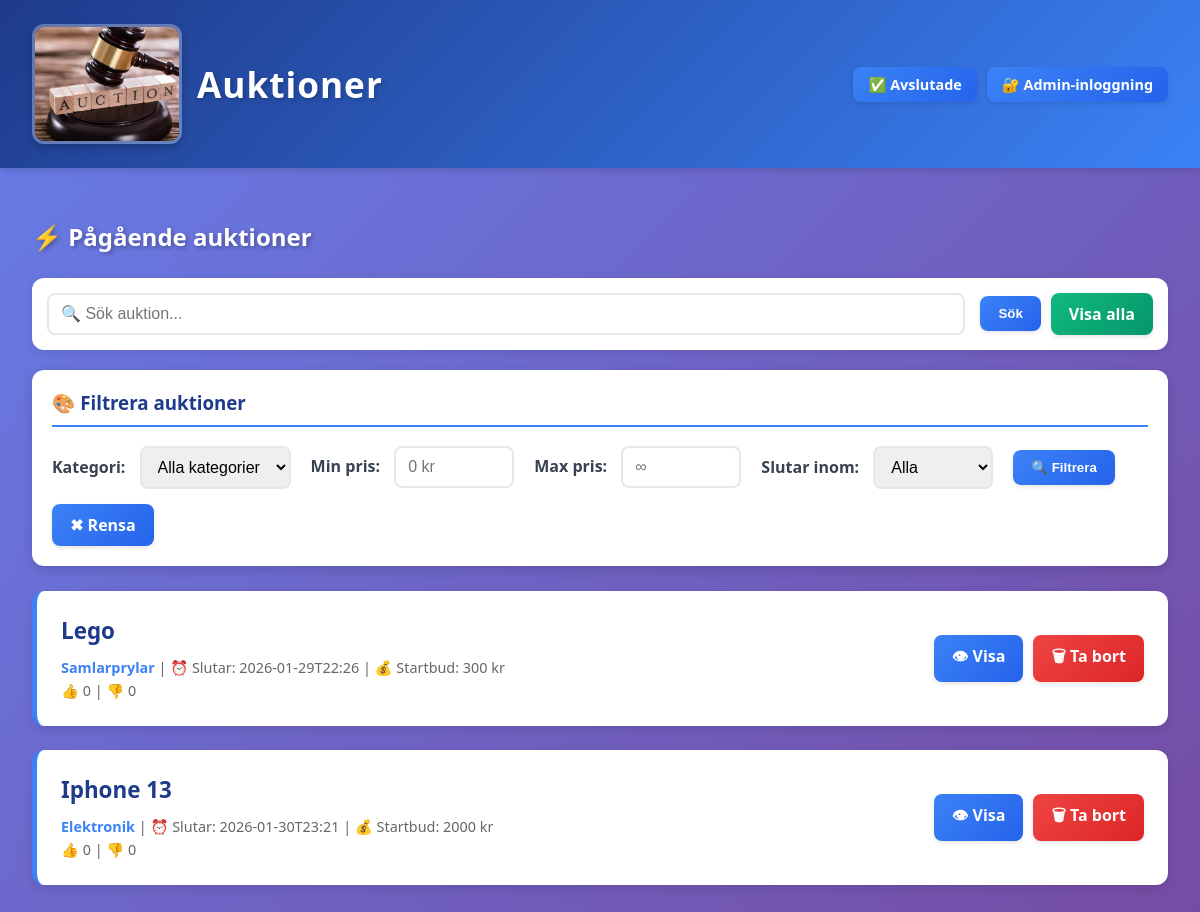
The page / on the database its author committed.
### tables this page shows
CREATE TABLE auctions (
    id INTEGER PRIMARY KEY AUTOINCREMENT,
    title TEXT NOT NULL,
    description TEXT NOT NULL,
    starting_bid REAL NOT NULL,
    end_datetime TEXT NOT NULL,
    category TEXT DEFAULT 'Övrigt',
    likes INTEGER DEFAULT 0,
    dislikes INTEGER DEFAULT 0
);

### myblueprints/auctions/auctions_routes.py (the view, shortened to what this page needs)
@auctions_bp.route("/")
def index():
    keyword = request.args.get("q")
    show_all = request.args.get("show_all")
    category = request.args.get("category")
    min_price = request.args.get("min_price")
    max_price = request.args.get("max_price")
    end_time = request.args.get("end_time")
    if keyword:
        auctions = AuctionRepository.search(keyword)
    elif show_all:
        auctions = AuctionRepository.get_all()
    else:
        auctions = AuctionRepository.get_active()
    categories = AuctionRepository.get_all_categories()
    return render_template(
        "auction_list.html",
        auctions=auctions,
        keyword=keyword,
        show_all=show_all,
        categories=categories,
        selected_category=category,
        min_price=min_price,
        max_price=max_price,
        end_time=end_time
    )

### database.py (called while the page is built)
def get_db():
    if "db" not in g:
        g.db = sqlite3.connect(DATABASE)
        g.db.row_factory = sqlite3.Row
    return g.db

### dbrepositories/auction_repository.py (called while the page is built)
    @staticmethod
    def get_active():
        return get_db().execute(
            """
            SELECT * FROM auctions
            WHERE datetime(end_datetime) > datetime('now')
            ORDER BY end_datetime ASC
            """
        ).fetchall()

    @staticmethod
    def get_all_categories():
        result = get_db().execute(
            "SELECT DISTINCT category FROM auctions WHERE category IS NOT NULL ORDER BY category"
        ).fetchall()
        return [row['category'] for row in result]

### templates/auction_list.html (shortened to what this page needs)
{% extends "base.html" %}
{% block content %}
<h2 style="color: white; text-shadow: 2px 2px 4px rgba(0,0,0,0.3); margin-bottom: 25px;">
    {% if show_all %}🎯 Alla auktioner{% else %}⚡ Pågående auktioner{% endif %}
</h2>
<form method="get" action="/">
    <div class="search-form">
        <input name="q" type="text" placeholder="🔍 Sök auktion..." value="{{ keyword or '' }}">
        <button type="submit">Sök</button>
        {% if show_all %}
            <input type="hidden" name="show_all" value="1">
            <a class="btn" href="/">Visa endast pågående</a>
        {% else %}
            <a class="btn btn-success" href="/?show_all=1">Visa alla</a>
        {% endif %}
    </div>
</form>
<div class="filter-box">
    <h3>🎨 Filtrera auktioner</h3>
    <form method="get" action="/" style="display: flex; flex-wrap: wrap; gap: 15px; align-items: center;">
        <div>
            <label for="category">Kategori:</label>
            <select name="category" id="category">
                <option value="">Alla kategorier</option>
            </select>
        </div>
        <div>
            <label for="min_price">Min pris:</label>
            <input type="number" name="min_price" id="min_price" placeholder="0 kr" value="{{ min_price or '' }}" style="width: 120px;">
        </div>
        <div>
            <label for="max_price">Max pris:</label>
            <input type="number" name="max_price" id="max_price" placeholder="∞" value="{{ max_price or '' }}" style="width: 120px;">
        </div>
        <div>
            <label for="end_time">Slutar inom:</label>
            <select name="end_time" id="end_time">
                <option value="">Alla</option>
            </select>
        </div>
        <button type="submit">🔍 Filtrera</button>
        <a href="/" class="btn">✖ Rensa</a>
    </form>
</div>
{% for auction in auctions %}
<div class="auction-card">
    <div>
        <h3>{{ auction.title }}</h3>
        <div class="auction-meta">
            <strong>{{ auction.category or 'Övrigt' }}</strong> |
            ⏰ Slutar: {{ auction.end_datetime }} |
            💰 Startbud: {{ auction.starting_bid|int }} kr<br>
            👍 {{ auction.likes }} | 👎 {{ auction.dislikes }}
        </div>
    </div>
    <div class="auction-actions">
        <a class="btn" href="/auction/{{ auction.id }}">👁 Visa</a>
        <a class="btn btn-danger"
           href="/admin/delete/{{ auction.id }}"
           onclick="return confirm('Ta bort auktion?')">
           🗑 Ta bort
        </a>
    </div>
</div>
{% else %}
<p>Inga auktioner hittades.</p>
{% endfor %}
{% endblock %}

### templates/base.html (shortened to what this page needs)
<!DOCTYPE html>
<html lang="sv">
<head>
    <link rel="stylesheet" href="/static/style.css">
</head>
<body>
<header>
    <div style="display: flex; justify-content: space-between; align-items: center;">
        <h1><a href="/"><img src="/static/Profil.jpg" alt="Logo"> Auktioner</a></h1>
        <div style="display: flex; gap: 10px; align-items: center;">
            <a href="/completed" class="btn" style="padding: 8px 15px; font-size: 0.9rem;">✅ Avslutade</a>
            {% if session.get('logged_in') %}
                <span style="background: rgba(255, 255, 255, 0.2); padding: 8px 15px; border-radius: 8px;">
                    👤 {{ session.get('username') }}
                </span>
                <a href="/admin/create" class="btn-success" style="padding: 8px 15px; font-size: 0.9rem;">➕ Ny auktion</a>
                <a href="/logout" class="btn-danger" style="padding: 8px 15px; font-size: 0.9rem;">🚪 Logga ut</a>
            {% else %}
                <a href="/login" class="btn" style="padding: 8px 15px; font-size: 0.9rem;">🔐 Admin-inloggning</a>
            {% endif %}
        </div>
    </div>
</header>
<main>
    {% block content %}{% endblock %}
</main>
</body>
</html>

### static/style.css (style rules this page uses)
* { box-sizing: border-box; }
body { font-family: 'Segoe UI', Tahoma, Geneva, Verdana, sans-serif; background: linear-gradient(135deg, #667eea 0%, #764ba2 100%); background-attachment: fixed; margin: 0; padding: 0; min-height: 100vh; }
header { background: linear-gradient(135deg, #1e3a8a 0%, #3b82f6 100%); color: white; padding: 1.5rem 2rem; box-shadow: 0 4px 6px rgba(0, 0, 0, 0.1); }
header h1 { margin: 0; font-size: 2.2rem; font-weight: 700; letter-spacing: 1px; text-shadow: 2px 2px 4px rgba(0, 0, 0, 0.2); }
header a { color: white; text-decoration: none; display: flex; align-items: center; gap: 15px; transition: all 0.3s ease; }
header img { height: 120px; width: 150px; object-fit: cover; border-radius: 12px; border: 3px solid rgba(255, 255, 255, 0.3); box-shadow: 0 4px 8px rgba(0, 0, 0, 0.2); }
main { padding: 2rem; max-width: 1200px; margin: auto; }
.filter-box { background: white; padding: 20px; border-radius: 12px; margin-bottom: 25px; box-shadow: 0 4px 12px rgba(0, 0, 0, 0.15); }
.filter-box h3 { margin-top: 0; color: #1e3a8a; border-bottom: 2px solid #3b82f6; padding-bottom: 10px; }
.search-form { background: white; padding: 15px; border-radius: 12px; margin-bottom: 20px; box-shadow: 0 2px 8px rgba(0, 0, 0, 0.1); display: flex; flex-wrap: wrap; gap: 10px; align-items: center; }
.search-form input[type="text"] { flex: 1; min-width: 200px; }
.auction-card { background: white; padding: 1.5rem; margin-bottom: 1.5rem; border-radius: 12px; box-shadow: 0 4px 12px rgba(0, 0, 0, 0.1); display: flex; justify-content: space-between; align-items: center; transition: all 0.3s ease; border-left: 5px solid #3b82f6; }
.auction-card h3 { margin: 0 0 10px 0; color: #1e3a8a; font-size: 1.4rem; }
.auction-meta { font-size: 0.9rem; color: #666; line-height: 1.6; }
.auction-meta strong { color: #3b82f6; }
.auction-actions { display: flex; gap: 10px; flex-wrap: wrap; }
button, .btn { background: linear-gradient(135deg, #3b82f6 0%, #2563eb 100%); color: white; border: none; padding: 10px 18px; border-radius: 8px; cursor: pointer; font-weight: 600; transition: all 0.3s ease; box-shadow: 0 2px 4px rgba(0, 0, 0, 0.1); text-decoration: none; display: inline-block; }
.btn-danger { background: linear-gradient(135deg, #ef4444 0%, #dc2626 100%); }
.btn-success { background: linear-gradient(135deg, #10b981 0%, #059669 100%); }
input, textarea, select { padding: 10px 12px; margin-right: 5px; border: 2px solid #e5e7eb; border-radius: 8px; font-size: 1rem; transition: all 0.3s ease; }
form { margin: 0; }
label { font-weight: 600; color: #374151; margin-right: 10px; }

### rows shown on the page
auctions: title "Lego", category "Samlarprylar", end_datetime "2026-01-29T22:26", starting_bid "300", likes "0", dislikes "0"
auctions: title "Iphone 13", category "Elektronik", end_datetime "2026-01-30T23:21", starting_bid "2000", likes "0", dislikes "0"
